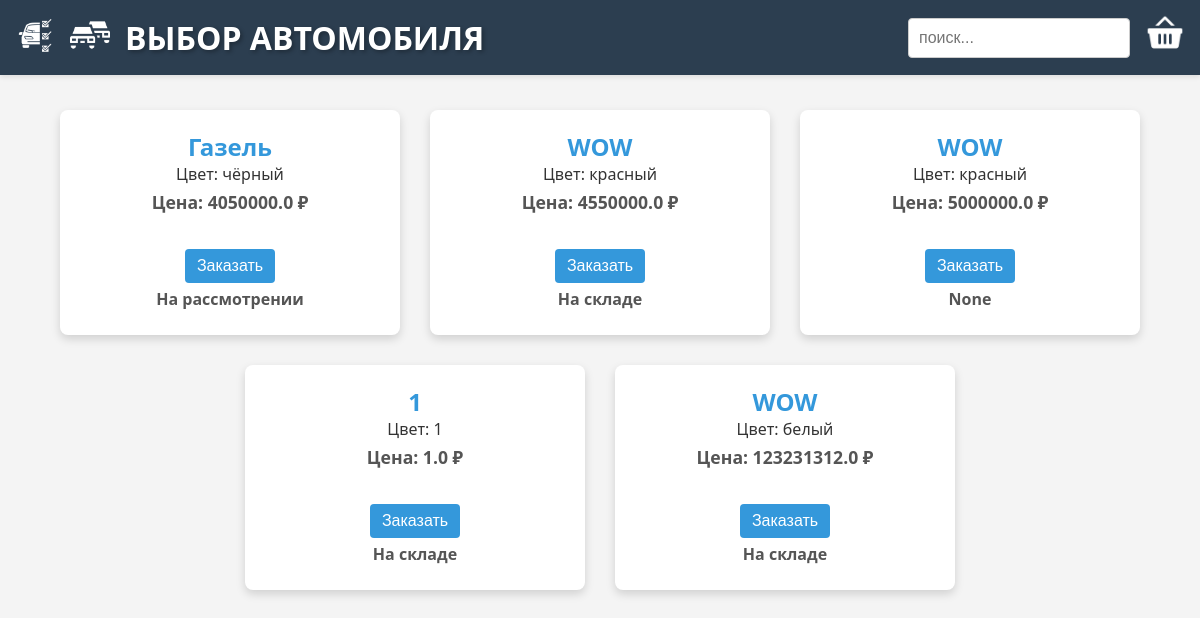
Page /cataloge/cars on the earlier database version.
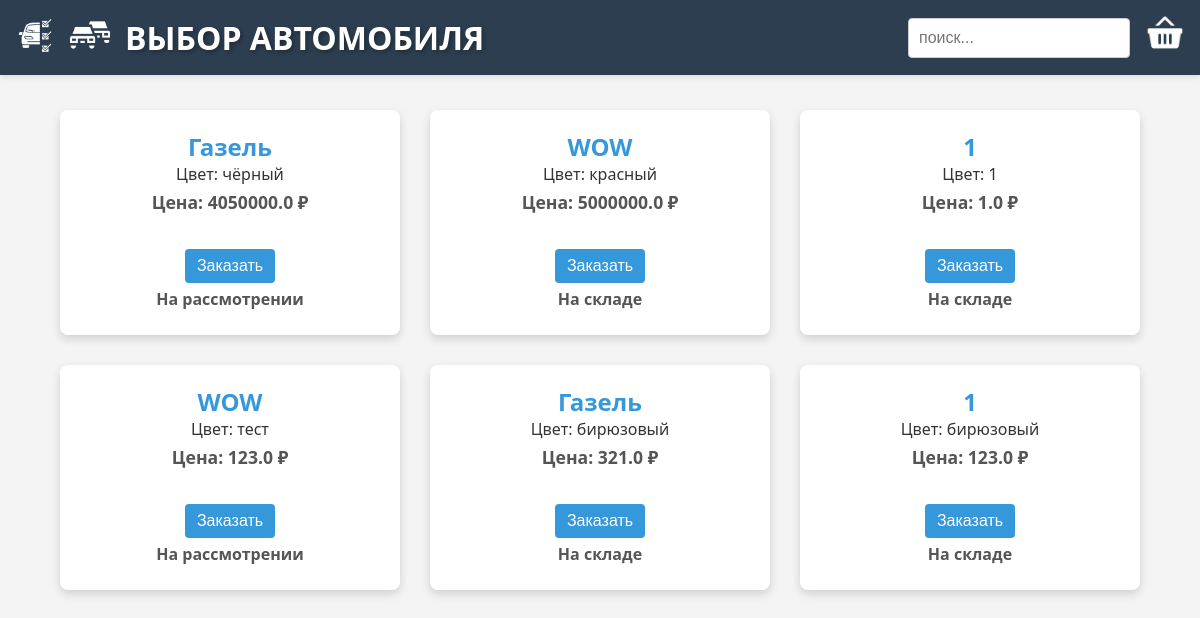
Same page on the later database version.
### main.py (models this page shows)
class Cataloge(SQLModel, table=True):
    id: int = Field(default=None, primary_key=True)
    model: str = Field(index=True)
    color: str
    in_stage: bool
    cost: float
    buyer: str|None
    kind: str
    willings: list[User] = Relationship(back_populates="baskets", link_model=UserCatalogeLink)

### main.py (the view)
@app.get("/",response_class=HTMLResponse)
def read_root(request: Request):
    req = {"request": request}
    return templates.TemplateResponse("login.html", req)

### templates/cars.html (shortened to what this page needs)
<!DOCTYPE html>
<html lang="ru">
<head>
</head>
<body>
    <header>
        <div class="header-left">
            <a href="http://127.0.0.1:8000/cataloge/variants?email={{email}}&searching={{searching}}"><img class="logo" src="../static/variants.png" alt="Варианты"></a>
            <a href="http://127.0.0.1:8000/cataloge/cars?email={{email}}&searching={{searching}}"><img class="logo" src="../static/logo.png" alt="Каталог"></a>
            <h1>ВЫБОР АВТОМОБИЛЯ</h1>
        </div>
        <div class="header-right">
            <form name="found" method="get" action="/cataloge/cars?email={{email}}">
                <input type="text" name="searching" class="found" placeholder="поиск..." value="{{searching}}">
            </form>
            <a href="http://127.0.0.1:8000/basket/?email={{email}}"><img id="basket" src="../static/basket.ico" alt="Корзина"></a>
        </div>
    </header>
    <div class="production">
        {% for product in production %}
            <form action="/cataloge/cars?email={{email}}" name="place" class="product" method="post">
                <div class="product-info">
                    <h3>{{product.model}}</h3>
                    Цвет: {{product.color}}
                    <h5>Цена: {{product.cost}} ₽</h5>
                </div>
                <div class="product-actions">
                    {% if product in user.baskets %}
                    <button class="buy" type="submit" name="buy_form" value="{{product.id}}s">Отменить</button>
                    {% else %}
                    <button class="buy" type="submit" name="buy_form" value="{{product.id}}b">Заказать</button>
                    {% endif %}
                    <h5>
                        {{product.kind}}
                    </h5>
                </div>
            </form>
        {% endfor %}
    </div>
</body>
</html>

### templates/cars.html (style rules this page uses)
body { font-family: 'Segoe UI', Tahoma, Geneva, Verdana, sans-serif; background-color: #f4f4f4; margin: 0; padding: 0; color: #333; }
header { display: flex; justify-content: space-between; align-items: center; padding: 15px; background-color: #2c3e50; color: #fff; box-shadow: 0px 2px 5px rgba(0, 0, 0, 0.1); width: 100%; box-sizing: border-box; }
.header-left { display: flex; align-items: center; }
.header-right { display: flex; align-items: center; }
.logo { width: 40px; height: 40px; margin-right: 15px; transition: transform 0.3s ease; }
.buy { background-color: #3498db; color: white; padding: 8px 12px; border: none; border-radius: 4px; font-size: 1em; cursor: pointer; transition: background-color 0.3s ease; }
#basket { width: 40px; height: 40px; margin-left: 15px; transition: transform 0.3s ease; border-radius: 5px; }
h1 { margin: 0; font-size: 2em; text-shadow: 2px 2px 4px rgba(0, 0, 0, 0.3); }
.found { padding: 10px; border: 1px solid #ccc; border-radius: 4px; font-size: 1em; width: 200px; transition: border-color 0.3s ease; }
.production { display: flex; flex-wrap: wrap; justify-content: center; padding: 20px; }
.product { background-color: #fff; border-radius: 8px; box-shadow: 0px 4px 10px rgba(0, 0, 0, 0.15); margin: 15px; padding: 20px; width: 300px; text-align: center; transition: transform 0.3s ease; display: flex; flex-direction: column; align-items: center; }
.product-info { margin-bottom: 15px; }
.product-info h3 { margin: 0; font-size: 1.5em; color: #3498db; }
.product-info h5 { margin: 5px 0; font-size: 1.1em; color: #555; }
.product-actions { display: flex; flex-direction: column; align-items: center; }
.product-actions h5 { margin: 5px 0; font-size: 1em; color: #555; }

Differences in the rows shown:
removed Cataloge: model "WOW", color "красный", cost "4550000.0", {{ product.id }} 3 (drawn), kind "На складе"
changed Cataloge "красный": kind "None" → "На складе"
changed Cataloge: color "белый" → "тест"; cost "123231312.0" → "123.0"; kind "На складе" → "На рассмотрении"
added Cataloge: model "Газель", color "бирюзовый", cost "321.0", {{ product.id }} 7 (drawn), kind "На складе"
added Cataloge: model "1", color "бирюзовый", cost "123.0", {{ product.id }} 8 (drawn), kind "На складе"
